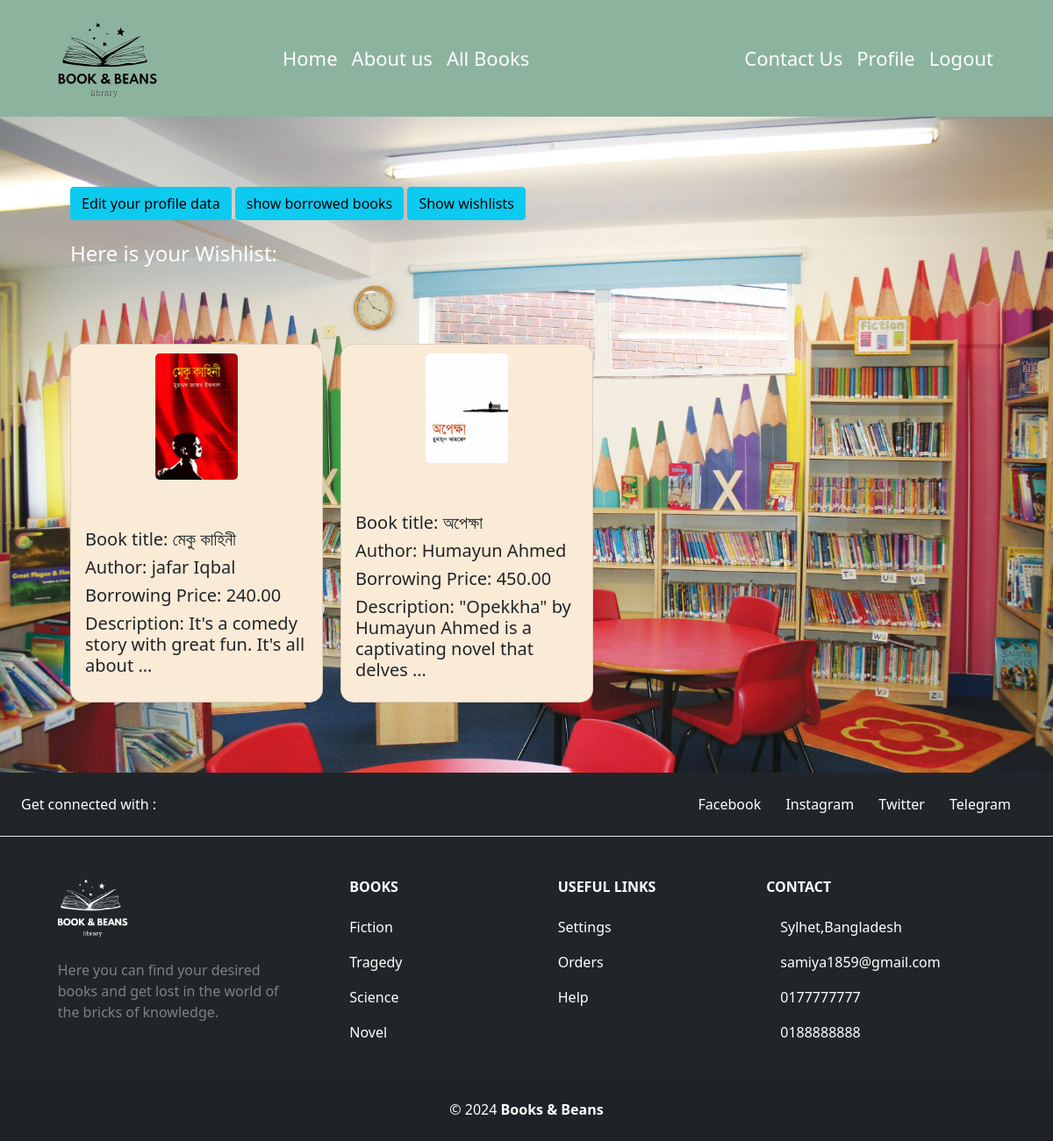
The page /user/profile/wishhis/ (signed in) on the database its author committed.
### books/models.py (models this page shows, shortened)
class WishlistItem(models.Model):
    user = models.ForeignKey(User, on_delete=models.CASCADE)
    book = models.ForeignKey(Book, on_delete=models.CASCADE)

class Book(models.Model):
    title = models.CharField(max_length=100)
    author = models.ForeignKey(Author,on_delete=models.CASCADE)
    description = models.TextField()
    image = models.ImageField(upload_to='book/media/')
    borrowing_price = models.DecimalField(max_digits=10,decimal_places=2)
    genre = models.ForeignKey(Genre,on_delete=models.CASCADE)
    isbn = models.CharField(max_length=13)
    Publication_date = models.DateTimeField()
    quantity = models.IntegerField()
    is_borrowed = models.BooleanField(default=False,null=True,blank=True)
    availability_status = models.BooleanField(default=True)
    is_returned = models.BooleanField(default=False,null=True,blank=True)

class Author(models.Model):
    name = models.CharField(max_length=30,null=True,blank=True)

### users/views.py (the view)
# urls.py: path('profile/wishhis/',wishlist_history,name='wish_history'),
def wishlist_history(request):
    wished_books = WishlistItem.objects.filter(user = request.user)
    return render(request, 'wishlist.html', {'wished_books': wished_books})

### users/templates/wishlist.html
{% extends "navbar.html" %}
{% load static %}
{% block content %}
<div style="background-image: url('{% static "bg3.jpg" %}'); background-size: cover; background-repeat: no-repeat;
">
    <div style="padding: 80px;" >
    <a class="btn btn-info" href="{% url "edit_profile" %}">Edit your profile data</a>
    <a class="btn btn-info" href="{% url "borrow_history" %}">show borrowed books</a>
    <a class=" btn  btn-info" href="{% url "wish_history" %}">Show wishlists</a>
    <br><br>
    <h4 style="color:white;">Here is your Wishlist:</h4>
    <div class="d-flex flex-wrap" style="gap: 20px;padding-top: 80px;">
        {% for wish in wished_books %}
        <div class="card" style="width: 18rem; gap: 30px; background-color: antiquewhite;border-radius: 15px;">
            <img src="{{ wish.book.image.url }}" class="card-img-top" alt="Book image" style="width: 40%;border-radius: 15px;margin: auto;padding: 10px;">
            <div class="card-body">
                <h5 class="card-title">Book title: {{ wish.book.title }}</h5>
                <h5 class="">Author: {{ wish.book.author.name }}</h5>
                <h5 class="">Borrowing Price: {{ wish.book.borrowing_price }}</h5>
                <h5>Description: {{ wish.book.description | truncatewords:10 }}</h5>
            </div>
        </div>
        {% endfor %}
    </div>
    </div>
</div>
{% include "footer.html" %}
{% endblock content %}

### rows shown on the page
WishlistItem: book.image (picture), book "মেকু কাহিনী", book.author.name "jafar Iqbal", book.borrowing_price "240.00", book.description "It's a comedy story with great fun. It's all about …"
WishlistItem: book.image (picture), book "অপেক্ষা", book.author.name "Humayun Ahmed", book.borrowing_price "450.00", book.description "\"Opekkha\" by Humayun Ahmed is a captivating novel that delves …"
